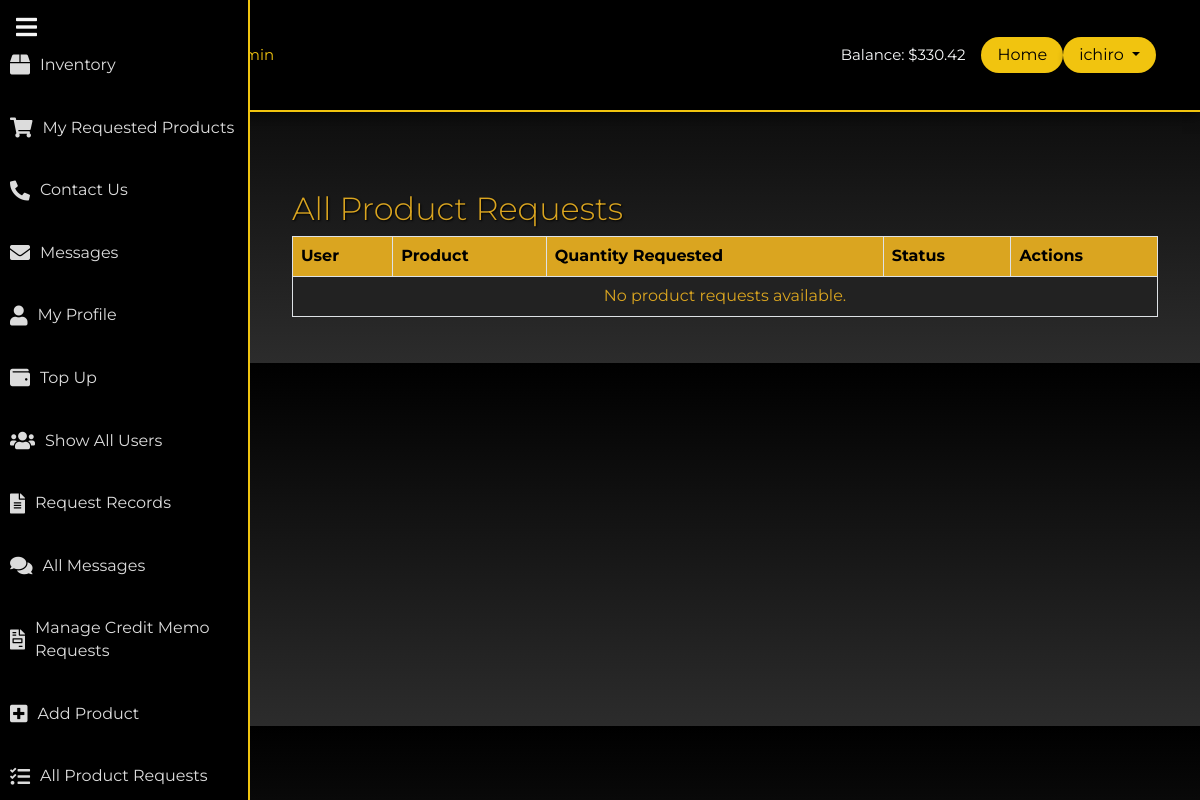
The app's page /requested_inventory/all-products-request/ (signed in), older data.
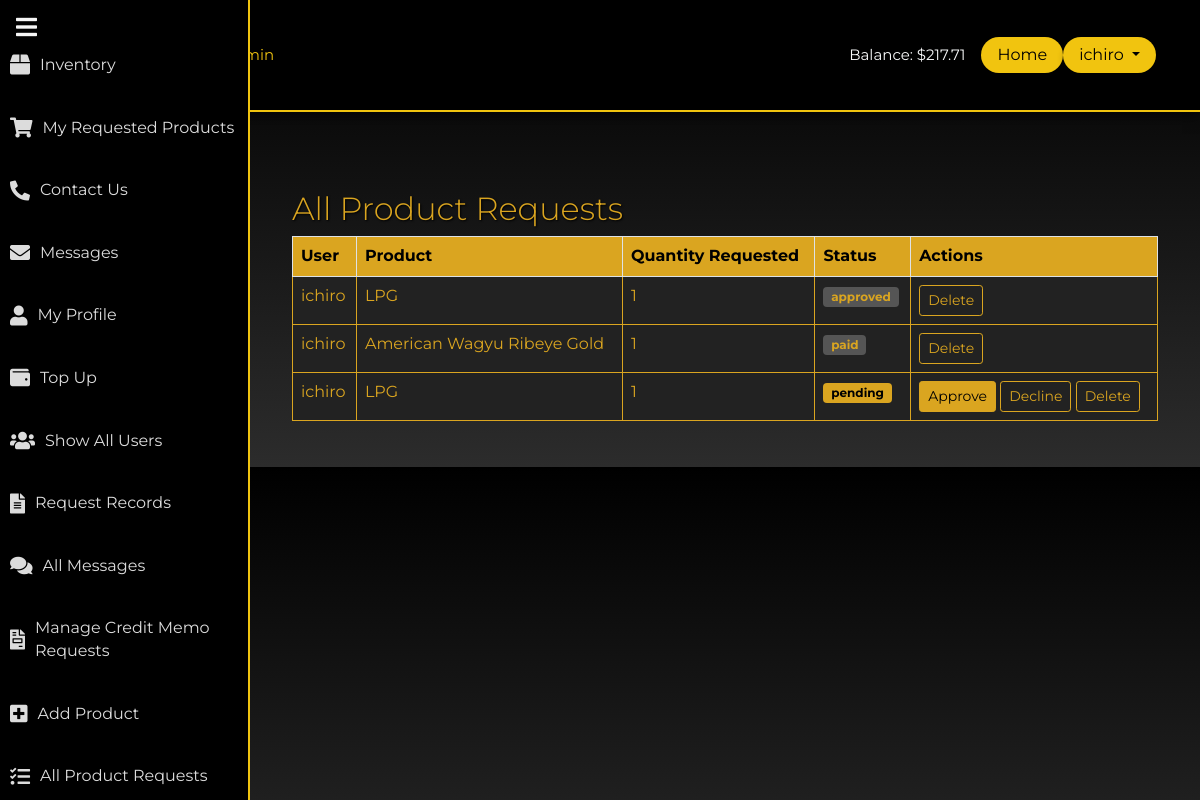
The same page, newer data.
### myapp/models.py (models this page shows, shortened)
class UserProfile(models.Model):
    user = models.OneToOneField(User, on_delete=models.CASCADE)
    company_name = models.CharField(max_length=255)
    full_name = models.CharField(max_length=255)
    mobile_number = models.CharField(max_length=15)
    business_title = models.CharField(max_length=255)
    balance = models.DecimalField(max_digits=10, decimal_places=2, default=0.00)

### requested_inventory/models.py (models this page shows, shortened)
class ProductRequest(models.Model):
    STATUS_CHOICES = [
        ('pending', 'Pending'),
        ('approved', 'Approved'),
        ('declined', 'Declined'),
        ('paid', 'Paid'),  # Add the 'paid' status here
    ]
    user = models.ForeignKey(User, on_delete=models.CASCADE)
    product = models.ForeignKey(Product, on_delete=models.CASCADE)  # Use the defined Product model
    quantity_requested = models.IntegerField()
    status = models.CharField(max_length=10, choices=STATUS_CHOICES, default='pending')
    created_at = models.DateTimeField(auto_now_add=True)

class Product(models.Model):
    name = models.CharField(max_length=255)
    sku = models.CharField(max_length=100, unique=True)
    description = models.TextField(blank=True, null=True)
    price = models.DecimalField(max_digits=10, decimal_places=2)
    quantity = models.IntegerField(default=0)  # Track available stock
    image = models.ImageField(upload_to='media/product_images/', blank=True, null=True)  # Updated path for image

### requested_inventory/views.py (the view)
# urls.py: path('all-products-request/', all_product_requests, name='all_products_request'),
@login_required
def all_product_requests(request):
    requested_products = ProductRequest.objects.all()  # Or filter based on the user
    return render(request, 'inventory/all_product_requests.html', {'requested_products': requested_products})

### templates/inventory/all_product_requests.html (shortened to what this page needs)
{% extends 'users/base.html' %}
{% load static %}
{% block content %}
<div class="container mt-5" style="color: #DAA520;">
    <h2 style="color: #DAA520; text-shadow: 1px 1px 2px black;">All Product Requests</h2>
    <table class="table table-bordered" style="background-color: #222; color: #DAA520;">
        <thead>
            <tr style="background-color: #DAA520; color: black;">
                <th>User</th>
                <th>Product</th>
                <th>Quantity Requested</th>
                <th>Status</th>
                <th>Actions</th>
            </tr>
        </thead>
        <tbody>
            {% for request in requested_products %}
                <tr style="border-color: #DAA520;">
                    <td>{{ request.user.username }}</td>
                    <td>{{ request.product.name }}</td>
                    <td>{{ request.quantity_requested }}</td>
                    <td>
                        {% if request.status == 'pending' %}
                            <span class="badge" style="background-color: #DAA520; color: black;">
                                {{ request.status }}
                            </span>
                        {% else %}
                            <span class="badge" style="background-color: #555; color: #DAA520;">
                                {{ request.status }}
                            </span>
                        {% endif %}
                    </td>
                    <td>
                        {% if request.status == 'pending' %}
                            <form action="{% url 'approve_request' request.id %}" method="POST" style="display:inline;">
                                <button type="submit" class="btn btn-sm"
                                        style="background-color: #DAA520; color: black; border: 1px solid #DAA520;">
                                    Approve
                                </button>
                            </form>
                            <form action="{% url 'decline_request' request.id %}" method="POST" style="display:inline;">
                                <button type="submit" class="btn btn-sm"
                                        style="background-color: #222; color: #DAA520; border: 1px solid #DAA520;">
                                    Decline
                                </button>
                            </form>
                        {% endif %}
                        <form action="{% url 'delete_product_request' request.id %}" method="POST" style="display:inline;">
                            <button type="submit" class="btn btn-sm"
                                    style="background-color: #222; color: #DAA520; border: 1px solid #DAA520;"
                                    onclick="return confirm('Are you sure you want to delete this request?');">
                                Delete
                            </button>
                        </form>
                    </td>
                </tr>
            {% empty %}
                <tr>
                    <td colspan="5" style="text-align: center; color: #DAA520;">No product requests available.</td>
                </tr>
            {% endfor %}
        </tbody>
    </table>
</div>
{% endblock %}

### templates/users/base.html (shortened to what this page needs)
<!doctype html>
{% load static %}
<html lang="en">
<head>
    <link href="https://cdn.jsdelivr.net/npm/bootstrap@5.0.0-beta3/dist/css/bootstrap.min.css" rel="stylesheet">
    <link rel="stylesheet" href="{% static 'users/css/main.css' %}" type="text/css">
    <link rel="stylesheet" href="https://cdnjs.cloudflare.com/ajax/libs/font-awesome/5.15.4/css/all.min.css">
</head>
<body>
<nav class="navbar navbar-expand-lg" id="main-navbar">
    <div class="container">
        <a class="navbar-brand" href="{% url 'home' %}">
        </a>
        <div class="collapse navbar-collapse" id="navbarNavAltMarkup">
            <div class="navbar-nav">
                {% if user.is_superuser %}
                    <a class="nav-link active" href="#">Homepage Admin</a>
                {% else %}
                    <a class="nav-link active" href="#">Homepage</a>
                {% endif %}
            </div>
            <div class="d-flex align-items-center ms-auto" id="authstyle">
                {% if user.is_authenticated %}
                    {% with user_profile=user.userprofile %}
                        <span class="text-light me-3">Balance: ${{ user_profile.balance }}</span>
                    {% endwith %}
<a href="{% url 'homepage' %}" class="btn" style="background-color: #f1c40f; color: #000000; border-radius: 30px; padding: 5px 15px; box-shadow: 0 4px 6px rgba(0, 0, 0, 0.2);">Home</a>
<div class="dropdown">
    <button class="btn dropdown-toggle" type="button" id="dropdownMenuButton" data-bs-toggle="dropdown" aria-expanded="false" style="background-color: #f1c40f; color: #000000; border-radius: 30px; padding: 5px 15px; box-shadow: 0 4px 6px rgba(0, 0, 0, 0.2);">
        {{ user.username }}
    </button>
</div>
                {% endif %}
            </div>
        </div>
    </div>
</nav>
{% if user.is_authenticated %}
<div class="sidebar" id="sidebar">
    <button class="toggle-sidebar" onclick="toggleSidebar()">
        <i class="fas fa-bars"></i>
    </button>
    <ul class="nav flex-column mt-4">
        <li class="nav-item"><a class="nav-link" href="{% url 'inventory' %}"><i class="fas fa-box"></i> <span>Inventory</span></a></li>
        <li class="nav-item"><a class="nav-link" href="{% url 'view_requested_products' %}"><i class="fas fa-shopping-cart"></i> <span>My Requested Products</span></a></li>
        <li class="nav-item"><a class="nav-link" href="{% url 'contact' %}"><i class="fas fa-phone-alt"></i> <span>Contact Us</span></a></li>
        <li class="nav-item"><a class="nav-link" href="{% url 'messages_user' %}"><i class="fas fa-envelope"></i> <span>Messages</span></a></li>
        <li class="nav-item"><a class="nav-link" href="{% url 'profile' %}"><i class="fas fa-user"></i> <span>My Profile</span></a></li>
        <li class="nav-item"><a class="nav-link" href="{% url 'cash_in' %}"><i class="fas fa-wallet"></i> <span>Top Up</span></a></li>
                {% endif %}
        {% if user.is_superuser %}
            <li class="nav-item"><a class="nav-link" href="{% url 'show_all_users' %}"><i class="fas fa-users"></i> <span>Show All Users</span></a></li>
            <li class="nav-item"><a class="nav-link" href="{% url 'admin_page' %}"><i class="fas fa-file-alt"></i> <span>Request Records</span></a></li>
            <li class="nav-item"><a class="nav-link" href="{% url 'all_messages' %}"><i class="fas fa-comments"></i> <span>All Messages</span></a></li>
            <li class="nav-item"><a class="nav-link" href="{% url 'manage_credit_memo_requests' %}"><i class="fas fa-file-invoice"></i> <span>Manage Credit Memo Requests</span></a></li>
            <li class="nav-item"><a class="nav-link" href="{% url 'add_product' %}"><i class="fas fa-plus-square"></i> <span>Add Product</span></a></li>
            <li class="nav-item"><a class="nav-link" href="{% url 'all_product_requests' %}"><i class="fas fa-tasks"></i> <span>All Product Requests</span></a></li>
        {% endif %}
    </ul>
</div>
<div class="main-content" id="main-content">
    {% block content %}{% endblock %}
</div>
</body>
</html>

Row changes from the older to the newer data that the page shows:
changed UserProfile: balance "330.42" → "217.71"
added ProductRequest: user.username "ichiro", product.name "LPG", quantity_requested "1", status "approved"
added ProductRequest: user.username "ichiro", product.name "American Wagyu Ribeye Gold", quantity_requested "1", status "paid"
added ProductRequest: user.username "ichiro", product.name "LPG", quantity_requested "1", status "pending", shows "Approve"
Text that changed along with them:
text no longer shown: "No product requests available."
